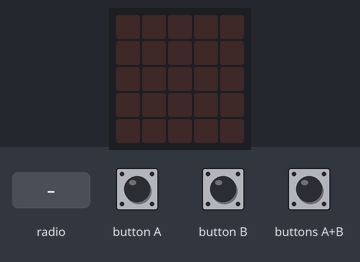
Bench run of a program on a simulated BBC micro:bit (MakeCode). Shown: the board's 5×5 LED display. Inputs (shaded band) come from the test bench.

Above: at 1.2 s.
1.3 s: buttons A+B pressed for 0.15 s
At 2.2 s:
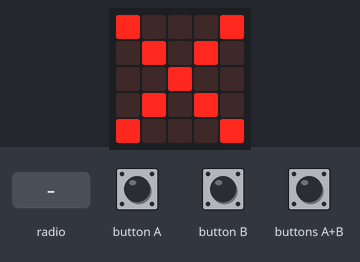
4.4 s: radio message "1" arrives
At 4.45 s:
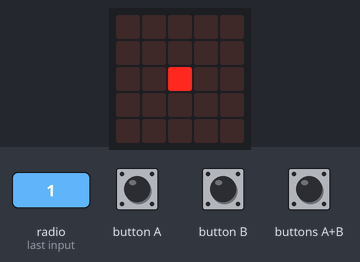
6.0 s: buttons A+B pressed for 1 s
At 9.0 s:
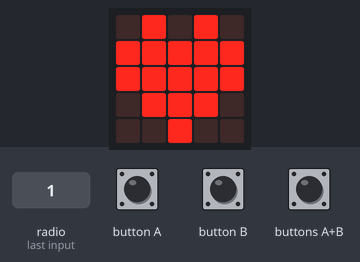
Timing chart, 0 to 10.5 s (numbered marks = the images above; inputs shaded):
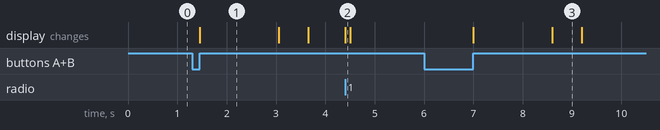

The program:

main.ts
```typescript
input.onButtonPressed(Button.AB, function () {
    basic.showIcon(IconNames.No)
    serial.writeLine("ss=" + ssid)
    basic.pause(1000)
    serial.writeLine("pass=" + pass)
    basic.showIcon(IconNames.Heart)
    basic.clearScreen()
})
radio.onReceivedString(function (receivedString) {
    serial.writeLine(receivedString)
    led.plot(2, 2)
    basic.pause(100)
    led.unplot(2, 2)
})
let pass = ""
let ssid = ""
serial.redirect(
SerialPin.P0,
SerialPin.P1,
BaudRate.BaudRate9600
)
radio.setGroup(1)
ssid = "TELLO-Red"
pass = ""
```

test.ts
```typescript
// テストはここに来ます。このパッケージが拡張機能として使用されるときにはコンパイルされません。
```

Measured:
- after the input at 1.3 s, the display: changes after 0.15 s (image 1)
- after the input at 4.4 s, the display: changes at once (image 2)
- after the input at 6.0 s, the display: first changes after 1.0 s (image 3 shows a later state)
- what the display in image 1 shows lasts 1.6 s, from 1.5 s to 3.1 s
- what the display in image 3 shows lasts 0.6 s, from 8.6 s to 9.2 s
